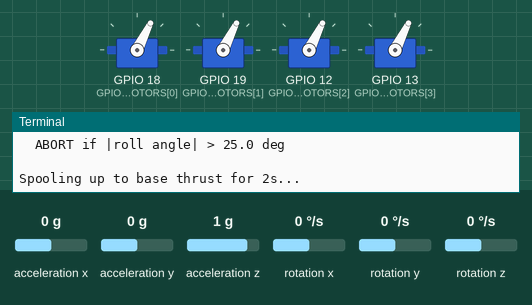
The program below on a simulated Raspberry Pi (BCM pin numbers). Parts: 4 × servo, the last lines printed to the terminal. The test bench sets the inputs (shaded band); at power-on: acceleration x 0 g, acceleration y 0 g, acceleration z 1 g, rotation x 0 °/s, rotation y 0 °/s, rotation z 0 °/s. Files the program writes start out absent; servo angles are drawn from the pulse width (0.5 ms = 0°, 2.5 ms = 180°); the clock reads 2024-03-15 10:24:30 at power-on unless the program sets it. At 8.4 s the program stops and its outputs stay as they are.

Above: at 5.1 s.
At 8.4 s:
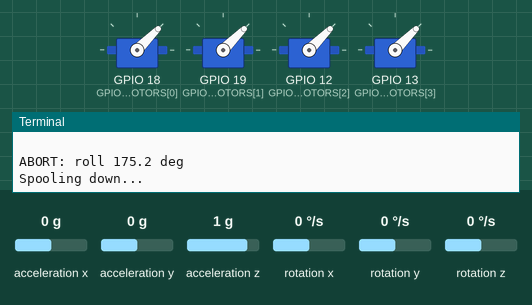
Timing chart, 0 to 9.9 s (numbered marks = the images above):
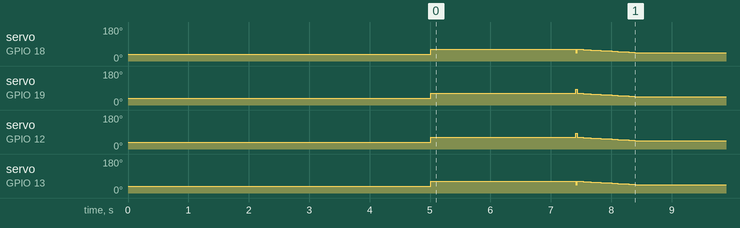

The program:

inner_loop_rate_control.py
```python
#!/usr/bin/env python3
"""
INNER-LOOP-ONLY roll rate controller. No outer angle loop.

The roll rate reference is a fixed constant you set below. The inner PID
acts on the error between that reference and the measured roll rate from
the MPU6050 gyro.

    ROLL_RATE_REF (constant, deg/s)
          |
         (+)-- > PID --> sat[-1,1] --> tau_x --> mixer --> PWM --> ESCs
          |
    measured roll rate (from gyro, bias-corrected)

Purpose: test the inner PID loop in isolation, before adding the outer
angle loop on top. A well-tuned inner loop should:
  - track a small constant rate reference cleanly (e.g. 5-10 deg/s)
  - not oscillate or saturate
  - settle in under ~1 s

The model says a constant tau_x = 0.1 produces steady roll of ~5.49 deg
over time. That same torque corresponds to a peak transient rate of about
the same order. So a rate reference of 5-10 deg/s is a reasonable,
non-aggressive starting point.

SAFETY
------
A constant rate reference means the vehicle will keep rolling indefinitely
without correction -- the angle abort below is your only protection.
Set ROLL_RATE_REF_DEG_S small (start with 5) and keep the run short.

The first thing this script does is arm the ESCs (900us for 5s).
"""

import time
import csv
import math
import atexit
import signal

import pigpio
from mpu6050 import mpu6050

# ============================== CONFIG ====================================

BASE_THRUST_NORM = 0.2
ROLL_RATE_REF_DEG_S = 5.0   # deg/s -- start small, this is a constant
                              # rate command, the vehicle keeps rolling

RUN_DURATION = 10.0
LOOP_RATE_HZ = 50   # matches pigpio's PWM refresh rate -- every gain in this
                    # script was verified by simulation at Ts=0.02s (50 Hz),
                    # and running the computation faster than pigpio's own
                    # 50 Hz PWM refresh buys nothing (intermediate values
                    # just get overwritten before reaching the motors)

# --- inner PID (rate error -> normalized torque) -------------------------
PID_ROLL = {'P': 1.0015, 'I': 1.6973, 'D': 0.03, 'N': 25.0}
TORQUE_LIMIT = 1.0

# --- rate measurement filter -----------------------------------------------
# Matches roll_greybox_id.m's confirmed LPFILTER=true, fcut=8 setting.
# Checked against this plant/PID combination: phase margin drops from
# 50.1 deg (unfiltered) to 25.2 deg with this filter -- lower but stable.
RATE_LPF_HZ = 8.0

# --- safety ---------------------------------------------------------------
ANGLE_LIMIT_DEG = 25.0     # tighter than the closed-loop script -- a constant
                            # rate command keeps rolling so cut off earlier
RATE_LIMIT_DEG_S = 250.0
ANGLE_LIMIT_RAD = math.radians(ANGLE_LIMIT_DEG)
RATE_LIMIT_ABORT_RAD_S = math.radians(RATE_LIMIT_DEG_S)

# --- ESC arming -----------------------------------------------------------
ARM_PWM = 900
ARM_DURATION_S = 5.0

# --- hardware -------------------------------------------------------------
GPIO_MOTORS = [18, 19, 12, 13]
PWM_MIN, PWM_MAX = 1000, 2000

# --- MPU6050 calibration --------------------------------------------------
GYRO_BIAS = {'x': 5.200038, 'y': -3.915649, 'z': 1.139756}   # deg/s
ROLL_OFFSET_DEG = 4.841
PITCH_OFFSET_DEG = -0.816

ALPHA = 0.98

OUTPUT_CSV = 'inner_loop_rate_control_log.csv'

# --- mixer ----------------------------------------------------------------
ROTORS = [
    {'roll': -0.707107, 'pitch':  0.707107, 'yaw':  1.0, 'thrust': 1.0},
    {'roll':  0.707107, 'pitch': -0.707107, 'yaw':  1.0, 'thrust': 1.0},
    {'roll':  0.707107, 'pitch':  0.707107, 'yaw': -1.0, 'thrust': 1.0},
    {'roll': -0.707107, 'pitch': -0.707107, 'yaw': -1.0, 'thrust': 1.0},
]

# ==========================================================================

DT = 1.0 / LOOP_RATE_HZ
ROLL_RATE_REF = math.radians(ROLL_RATE_REF_DEG_S)


class Butter2:
    """Causal 2nd-order Butterworth low-pass (bilinear transform).

    Matches roll_greybox_id.m's LPFILTER=true, fcut=8 setting -- with the
    caveat that filtfilt (used offline) is zero-phase, while this causal
    version adds real phase lag. Checked against the identified roll plant:
    phase margin drops from 50.1 deg (unfiltered) to 25.2 deg with this
    filter -- lower, but still a workable margin.
    """
    def __init__(self, fc, ts):
        K = math.tan(math.pi * fc * ts)
        n = 1.0 / (1.0 + math.sqrt(2.0) * K + K * K)
        self.b0 = K * K * n
        self.b1 = 2.0 * self.b0
        self.b2 = self.b0
        self.a1 = 2.0 * (K * K - 1.0) * n
        self.a2 = (1.0 - math.sqrt(2.0) * K + K * K) * n
        self.x1 = self.x2 = self.y1 = self.y2 = 0.0
        self.primed = False

    def __call__(self, x):
        if not self.primed:
            self.x1 = self.x2 = self.y1 = self.y2 = x
            self.primed = True
        y = (self.b0 * x + self.b1 * self.x1 + self.b2 * self.x2
             - self.a1 * self.y1 - self.a2 * self.y2)
        self.x2, self.x1 = self.x1, x
        self.y2, self.y1 = self.y1, y
        return y


class PID:
    def __init__(self, P, I, D, N, lo, hi):
        self.P, self.I, self.D, self.N = P, I, D, N
        self.lo, self.hi = lo, hi
        self.integ = 0.0
        self.dstate = 0.0
        self.prev_e = 0.0
        self.saturated = False

    def reset(self):
        self.integ = 0.0
        self.dstate = 0.0
        self.prev_e = 0.0
        self.saturated = False

    def update(self, e, dt):
        if dt <= 0.0:
            dt = 1e-3
        p = self.P * e
        if self.D:
            self.dstate = ((self.dstate + self.D * self.N * (e - self.prev_e))
                           / (1.0 + self.N * dt))
        d = self.dstate
        i_try = self.integ + self.I * e * dt
        u_raw = p + i_try + d
        u = max(self.lo, min(self.hi, u_raw))
        # conditional anti-windup
        if u == u_raw:
            self.integ = i_try
        else:
            if not ((u_raw > self.hi and e > 0) or (u_raw < self.lo and e < 0)):
                self.integ = i_try
        self.prev_e = e
        self.saturated = (u != u_raw)
        return u


def mix(tau_x, tau_y, tau_z, thrust):
    raw = [tau_x * r['roll'] + tau_y * r['pitch'] + tau_z * r['yaw']
           + thrust * r['thrust'] for r in ROTORS]
    out = [max(0.0, min(1.0, v)) for v in raw]
    return out, any(abs(a - b) > 1e-9 for a, b in zip(raw, out))


def to_pwm(motors):
    return [int(round(PWM_MIN + m * (PWM_MAX - PWM_MIN))) for m in motors]


# --------------------------- pigpio ---------------------------------------
pi = pigpio.pi()
if not pi.connected:
    raise RuntimeError("pigpiod is not running")


def cut_motors():
    for g in GPIO_MOTORS:
        pi.set_servo_pulsewidth(g, 0)
    print("Motor PWM stopped.")


atexit.register(cut_motors)


def _sig(signum, frame):
    cut_motors()
    raise SystemExit(f"terminated by signal {signum}")


signal.signal(signal.SIGTERM, _sig)
signal.signal(signal.SIGHUP, _sig)


# ----------------------------- ARM ----------------------------------------
print(f"Arming: {ARM_PWM} us for {ARM_DURATION_S:.0f}s...")
_t0 = time.time()
while time.time() - _t0 < ARM_DURATION_S:
    for g in GPIO_MOTORS:
        pi.set_servo_pulsewidth(g, ARM_PWM)
    time.sleep(0.02)
print("Armed.")


# ----------------------------- MPU6050 ------------------------------------
mpu = mpu6050(0x68)
ang = {'roll': 0.0, 'pitch': 0.0, 'yaw': 0.0}


def init_attitude():
    rs = ps = 0.0
    n = 50
    for _ in range(n):
        a = mpu.get_accel_data()
        rs += math.degrees(math.atan2(a['y'], -a['z'])) - ROLL_OFFSET_DEG
        ps += math.degrees(math.atan2(-a['x'],
              math.sqrt(a['y']**2 + a['z']**2))) - PITCH_OFFSET_DEG
        time.sleep(0.005)
    ang['roll'] = math.radians(rs / n)
    ang['pitch'] = math.radians(ps / n)
    ang['yaw'] = 0.0
    print(f"Attitude initialised: roll={rs/n:+.2f} deg, pitch={ps/n:+.2f} deg")


def update_attitude(dt):
    a = mpu.get_accel_data()
    g = mpu.get_gyro_data()
    gx = g['x'] - GYRO_BIAS['x']
    gy = g['y'] - GYRO_BIAS['y']
    gz = g['z'] - GYRO_BIAS['z']
    acc_r = math.degrees(math.atan2(a['y'], -a['z'])) - ROLL_OFFSET_DEG
    acc_p = math.degrees(math.atan2(-a['x'],
                         math.sqrt(a['y']**2 + a['z']**2))) - PITCH_OFFSET_DEG
    r = ALPHA * (math.degrees(ang['roll']) + gx * dt) + (1 - ALPHA) * acc_r
    p = ALPHA * (math.degrees(ang['pitch']) + gy * dt) + (1 - ALPHA) * acc_p
    y = math.degrees(ang['yaw']) + gz * dt
    ang['roll'] = math.radians(r)
    ang['pitch'] = math.radians(p)
    ang['yaw'] = math.radians(y)

    # internal estimator state (ang['roll']) uses raw gx for integration,
    # same as always -- the filter below only affects the copy handed to
    # the control loop, so filtering can't feed back into the running
    # complementary-filter estimate.
    raw_roll_rate = math.radians(gx)
    filt_roll_rate = rate_lpf(raw_roll_rate) if rate_lpf else raw_roll_rate

    return ang, {'roll': filt_roll_rate,
                 'pitch': math.radians(gy),
                 'yaw': math.radians(gz)}


# ------------------------------- RUN --------------------------------------
rate_lpf = Butter2(RATE_LPF_HZ, DT) if RATE_LPF_HZ else None
pid = PID(**PID_ROLL, lo=-TORQUE_LIMIT, hi=TORQUE_LIMIT)
rows = []

print(f"\nInner-loop-only rate control:")
print(f"  rate reference = {ROLL_RATE_REF_DEG_S} deg/s (constant)")
print(f"  PID = {PID_ROLL}")
print(f"  thrust = {BASE_THRUST_NORM}, duration = {RUN_DURATION}s")
print(f"  ABORT if |roll angle| > {ANGLE_LIMIT_DEG} deg\n")

try:
    settle, _ = mix(0.0, 0.0, 0.0, BASE_THRUST_NORM)
    print("Spooling up to base thrust for 2s...")
    _t = time.time()
    while time.time() - _t < 2.0:
        for g, w in zip(GPIO_MOTORS, to_pwm(settle)):
            pi.set_servo_pulsewidth(g, w)
        time.sleep(DT)

    init_attitude()
    pid.reset()
    print("Loop closed.\n")

    t_start = time.time()
    t_prev = t_start
    n_clip = 0
    n_sat = 0

    while True:
        now = time.time()
        dt = now - t_prev
        t_prev = now
        t = now - t_start

        a, w = update_attitude(dt)

        rate_err = ROLL_RATE_REF - w['roll']
        tau_x = pid.update(rate_err, dt)

        motors, clipped = mix(tau_x, 0.0, 0.0, BASE_THRUST_NORM)
        pwms = to_pwm(motors)
        for g, p_ in zip(GPIO_MOTORS, pwms):
            pi.set_servo_pulsewidth(g, p_)

        if clipped: n_clip += 1
        if pid.saturated: n_sat += 1

        rows.append((t, ROLL_RATE_REF,
                     a['roll'], a['pitch'], a['yaw'],
                     w['roll'], w['pitch'], w['yaw'],
                     tau_x, int(clipped), int(pid.saturated),
                     pwms[0], pwms[1], pwms[2], pwms[3]))

        if int(t / DT) % int(LOOP_RATE_HZ / 5) == 0:
            print(f"  t={t:5.2f}  "
                  f"rate_ref={ROLL_RATE_REF_DEG_S:+5.1f}  "
                  f"roll_rate={math.degrees(w['roll']):+7.2f} deg/s  "
                  f"roll={math.degrees(a['roll']):+6.2f} deg  "
                  f"tau={tau_x:+.3f}  pwm={pwms}")

        if abs(a['roll']) > ANGLE_LIMIT_RAD:
            raise RuntimeError(f"ABORT: roll {math.degrees(a['roll']):.1f} deg")
        if abs(w['roll']) > RATE_LIMIT_ABORT_RAD_S:
            raise RuntimeError(f"ABORT: roll rate {math.degrees(w['roll']):.1f} deg/s")

        if t > RUN_DURATION:
            print("\nRun complete.")
            break

        slack = DT - (time.time() - now)
        if slack > 0:
            time.sleep(slack)

except KeyboardInterrupt:
    print("\nStopped by user.")
except RuntimeError as e:
    print(f"\n{e}")

finally:
    print("Spooling down...")
    steps = int(1.0 * LOOP_RATE_HZ)
    for i in range(steps):
        thr = BASE_THRUST_NORM * (1.0 - (i + 1) / steps)
        m, _ = mix(0.0, 0.0, 0.0, thr)
        for g, p_ in zip(GPIO_MOTORS, to_pwm(m)):
            pi.set_servo_pulsewidth(g, p_)
        time.sleep(DT)

    with open(OUTPUT_CSV, 'w', newline='') as f:
        wr = csv.writer(f)
        wr.writerow(['time', 'roll_rate_ref_rad_s',
                     'roll_rad', 'pitch_rad', 'yaw_rad',
                     'roll_rate_rad_s', 'pitch_rate_rad_s', 'yaw_rate_rad_s',
                     'tau_x', 'mixer_clipped', 'pid_saturated',
                     'pwm1', 'pwm2', 'pwm3', 'pwm4'])
        wr.writerows(rows)
    print(f"Saved {len(rows)} rows to {OUTPUT_CSV}")

    if rows:
        n = len(rows)
        print(f"\n--- summary ---")
        print(f"  PID saturated  = {100.0*n_sat/n:.1f}% of samples")
        print(f"  mixer clipped  = {100.0*n_clip/n:.1f}% of samples")
        pk_tau = max(abs(r[8]) for r in rows)
        print(f"  peak |tau_x|   = {pk_tau:.3f}")
        tail_rate = [math.degrees(r[5]) for r in rows[int(0.7*n):]]
        print(f"  last 30% mean roll rate = "
              f"{sum(tail_rate)/len(tail_rate):+.2f} deg/s "
              f"(ref = {ROLL_RATE_REF_DEG_S:+.1f})")
```

Measured:
- by itself, servo on GPIO 18 (GPIO_MOTORS[0]), servo on GPIO 13 (GPIO_MOTORS[3]): ramps from 63° to 45° and jumps back, once every 2.4 s
- by itself, servo on GPIO 19 (GPIO_MOTORS[1]), servo on GPIO 12 (GPIO_MOTORS[2]): rises from 36° to 83° in 2.4 s, then falls to 45° in 0.98 s
